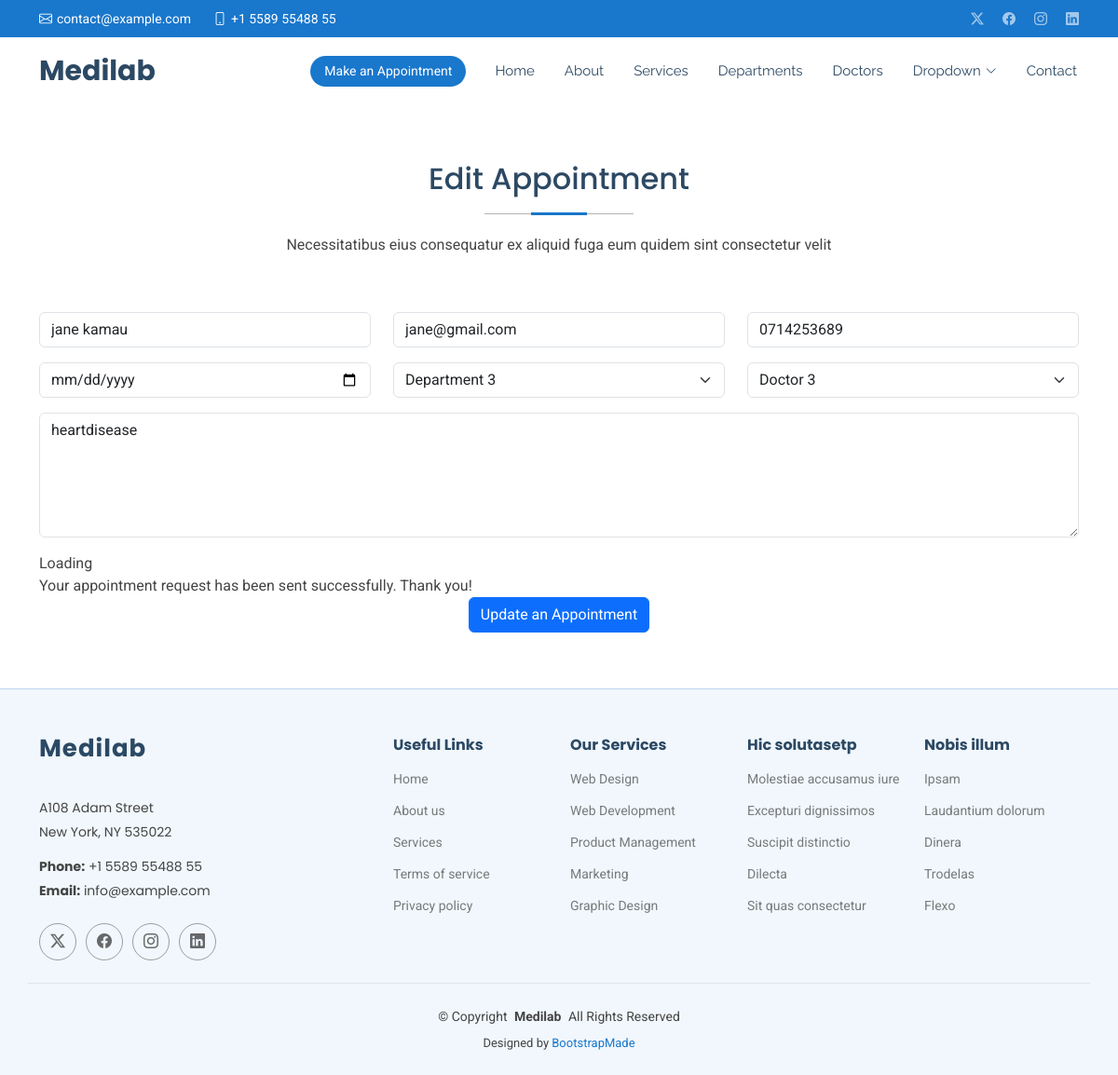
The app's page /edit/4 with its own data.
### medapp/models.py (models this page shows, shortened)
class appointment(models.Model):
    name=models.CharField(max_length=100)
    email=models.EmailField()
    phone=models.CharField(max_length=100)
    date=models.DateField()
    department=models.CharField(max_length=100)
    doctor=models.CharField(max_length=100)
    message=models.TextField()

### medapp/views.py (the view)
# urls.py: path('edit/<int:id>', views.edit,name='edit'),
def edit(request,id):
    appointment1= get_object_or_404(appointment,id=id)
    if request.method =='POST':
            appointment1.name = request.POST['name'],
            appointment1.email = request.POST['email'],
            appointment1.phone= request.POST['phone'],
            appointment1.date= request.POST['date'],
            appointment1.department= request.POST['department'],
            appointment1.doctor= request.POST['doctor'],
            appointment1.message = request.POST['message']
            appointment1.save()
            return redirect('/show')
    else:
        return render(request, 'edit.html', {'appointment1': appointment1})

### templates/edit.html (shortened to what this page needs)
{% extends 'starter-page.html' %}
{% load static %}
{% block content %}
    <section id="appointment" class="appointment section">
      <div class="container section-title" data-aos="fade-up">
        <h2>Edit Appointment</h2>
        <p>Necessitatibus eius consequatur ex aliquid fuga eum quidem sint consectetur velit</p>
      </div>
      <div class="container" data-aos="fade-up" data-aos-delay="100">
        <form  method="post" >
          <div class="row">
            <div class="col-md-4 form-group">
              <input type="text" name="name" value="{{ appointment1.name }}" class="form-control" id="name"   placeholder="Your Name" required="">
            </div>
            <div class="col-md-4 form-group mt-3 mt-md-0">
              <input type="email" value="{{ appointment1.email }}" class="form-control" name="email" id="email"  placeholder="Your Email" required="">
            </div>
            <div class="col-md-4 form-group mt-3 mt-md-0">
              <input type="tel" value="{{ appointment1.phone }}" class="form-control" name="phone" id="phone"  placeholder="Your Phone" required="">
            </div>
          </div>
          <div class="row">
            <div class="col-md-4 form-group mt-3">
              <input type="date" value="{{ appointment1.date }}" name="date" class="form-control datepicker" id="date"  placeholder="Appointment Date" required="">
            </div>
            <div class="col-md-4 form-group mt-3">
              <select name="department" id="department"  class="form-select" required="">
                <option value="Department 3" {% if appointment1.department == "Department 3"  %} selected{% endif %}>Department 3</option>
              </select>
            </div>
            <div class="col-md-4 form-group mt-3">
              <select name="doctor" id="doctor"  class="form-select" required="">
                <option value="Doctor 3"{% if appointment1.doctor == "Doctor 3"  %} selected{% endif %}>Doctor 3</option>
              </select>
            </div>
          </div>
          <div class="form-group mt-3">
            <textarea class="form-control" name="message" rows="5" placeholder="Message (Optional)" >{{ appointment1.message }}</textarea>
          </div>
          <div class="mt-3">
            <div class="loading">Loading</div>
            <div class="sent-message">Your appointment request has been sent successfully. Thank you!</div>
            <div class="text-center"><button type="submit" class="btn btn-primary">Update an Appointment</button></div>
          </div>
        </form>
      </div>
    </section>
{% endblock %}

### static/assets/css/main.css (style rules this page uses)
:root { --default-font: "Roboto", system-ui, -apple-system, "Segoe UI", Roboto, "Helvetica Neue", Arial, "Noto Sans", "Liberation Sans", sans-serif, "Apple Color Emoji", "Segoe UI Emoji", "Segoe UI Symbol", "Noto Color Emoji"; --heading-font: "Poppins", sans-serif; --nav-font: "Raleway", sans-serif; }
:root { --background-color: #ffffff; --default-color: #444444; --heading-color: #2c4964; --accent-color: #1977cc; --surface-color: #ffffff; --contrast-color: #ffffff; }
:root { --nav-color: #2c4964; --nav-hover-color: #1977cc; --nav-mobile-background-color: #ffffff; --nav-dropdown-background-color: #ffffff; --nav-dropdown-color: #2c4964; --nav-dropdown-hover-color: #1977cc; }
:root { scroll-behavior: smooth; }
body { color: var(--default-color); background-color: var(--background-color); font-family: var(--default-font); }
h1, h2, h3, h4, h5, h6 { color: var(--heading-color); font-family: var(--heading-font); }
section, .section { color: var(--default-color); background-color: var(--background-color); padding: 60px 0; scroll-margin-top: 72px; overflow: clip; }
.section-title { text-align: center; padding-bottom: 60px; position: relative; }
.section-title h2 { font-size: 32px; font-weight: 500; margin-bottom: 20px; padding-bottom: 20px; position: relative; }
.section-title h2:before { content: ""; position: absolute; display: block; width: 160px; height: 1px; background: color-mix(in srgb, var(--default-color), transparent 60%); left: 0; right: 0; bottom: 1px; margin: auto; }
.section-title h2::after { content: ""; position: absolute; display: block; width: 60px; height: 3px; background: var(--accent-color); left: 0; right: 0; bottom: 0; margin: auto; }
.section-title p { margin-bottom: 0; }

### records on screen
appointment: name "jane kamau", email "jane@gmail.com", phone "0714253689", department "Department 3", doctor "Doctor 3", message "heartdisease"
